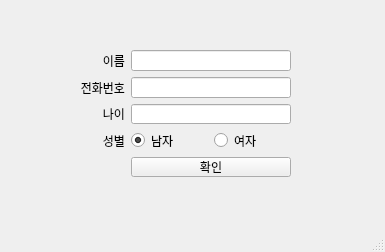
<?xml version="1.0" encoding="UTF-8"?>
<ui version="4.0">
 <class>MainWindow</class>
 <widget class="QMainWindow" name="MainWindow">
  <property name="geometry">
   <rect>
    <x>0</x>
    <y>0</y>
    <width>385</width>
    <height>252</height>
   </rect>
  </property>
  <property name="windowTitle">
   <string>디자이너 실습</string>
  </property>
  <widget class="QWidget" name="centralwidget">
   <widget class="QWidget" name="layoutWidget">
    <property name="geometry">
     <rect>
      <x>80</x>
      <y>50</y>
      <width>211</width>
      <height>127</height>
     </rect>
    </property>
    <layout class="QGridLayout" name="gridLayout">
     <item row="0" column="0">
      <widget class="QLabel" name="label">
       <property name="text">
        <string>이름</string>
       </property>
       <property name="alignment">
        <set>Qt::AlignRight|Qt::AlignTrailing|Qt::AlignVCenter</set>
       </property>
      </widget>
     </item>
     <item row="1" column="0">
      <widget class="QLabel" name="label_2">
       <property name="text">
        <string>전화번호</string>
       </property>
       <property name="alignment">
        <set>Qt::AlignRight|Qt::AlignTrailing|Qt::AlignVCenter</set>
       </property>
      </widget>
     </item>
     <item row="0" column="1">
      <widget class="QLineEdit" name="txt_name"/>
     </item>
     <item row="2" column="0">
      <widget class="QLabel" name="label_3">
       <property name="text">
        <string>나이</string>
       </property>
       <property name="alignment">
        <set>Qt::AlignRight|Qt::AlignTrailing|Qt::AlignVCenter</set>
       </property>
      </widget>
     </item>
     <item row="4" column="1">
      <widget class="QPushButton" name="btn_ok">
       <property name="text">
        <string>확인</string>
       </property>
      </widget>
     </item>
     <item row="1" column="1">
      <widget class="QLineEdit" name="txt_tel">
       <property name="cursorPosition">
        <number>0</number>
       </property>
      </widget>
     </item>
     <item row="2" column="1">
      <widget class="QLineEdit" name="txt_age">
       <property name="cursorPosition">
        <number>0</number>
       </property>
      </widget>
     </item>
     <item row="3" column="1">
      <layout class="QHBoxLayout" name="horizontalLayout">
       <item>
        <widget class="QRadioButton" name="select_man">
         <property name="text">
          <string>남자</string>
         </property>
         <property name="checked">
          <bool>true</bool>
         </property>
         <property name="autoExclusive">
          <bool>true</bool>
         </property>
        </widget>
       </item>
       <item>
        <widget class="QRadioButton" name="select_woman">
         <property name="text">
          <string>여자</string>
         </property>
         <property name="autoExclusive">
          <bool>true</bool>
         </property>
        </widget>
       </item>
      </layout>
     </item>
     <item row="3" column="0">
      <widget class="QLabel" name="label_4">
       <property name="text">
        <string>성별</string>
       </property>
       <property name="alignment">
        <set>Qt::AlignRight|Qt::AlignTrailing|Qt::AlignVCenter</set>
       </property>
      </widget>
     </item>
    </layout>
    <zorder>label_2</zorder>
    <zorder>txt_name</zorder>
    <zorder>label_3</zorder>
    <zorder>txt_tel</zorder>
    <zorder>txt_age</zorder>
    <zorder>label</zorder>
    <zorder>label_4</zorder>
    <zorder>btn_ok</zorder>
   </widget>
  </widget>
  <widget class="QMenuBar" name="menubar">
   <property name="geometry">
    <rect>
     <x>0</x>
     <y>0</y>
     <width>385</width>
     <height>21</height>
    </rect>
   </property>
  </widget>
  <widget class="QStatusBar" name="statusbar"/>
 </widget>
 <tabstops>
  <tabstop>txt_name</tabstop>
  <tabstop>txt_tel</tabstop>
  <tabstop>txt_age</tabstop>
  <tabstop>select_man</tabstop>
  <tabstop>select_woman</tabstop>
  <tabstop>btn_ok</tabstop>
 </tabstops>
 <resources/>
 <connections/>
</ui>
